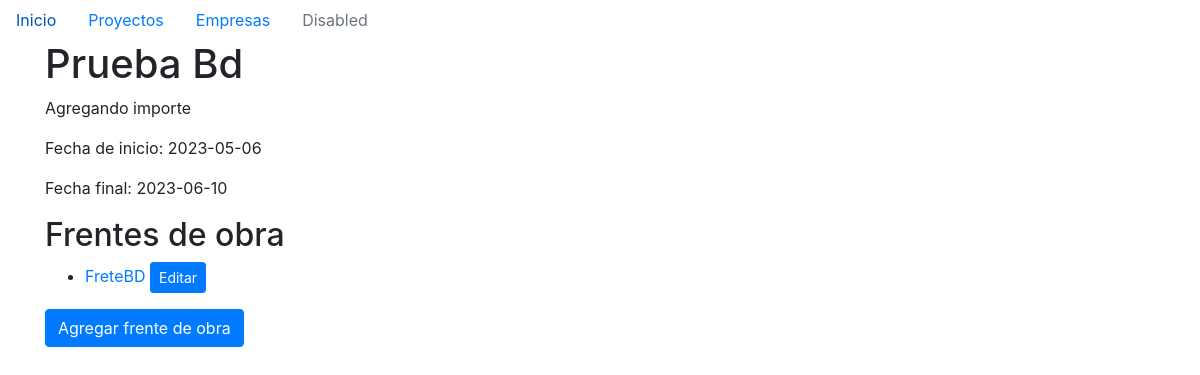
The page /proyecto/detalles/1 on the database its author committed.
### models/proyecto.py (models this page shows)
class Proyecto(db.Model):
    id = db.Column(db.Integer, primary_key= True, autoincrement=True)
    nombre = db.Column(db.String(100), nullable=False, unique=True)
    descripcion = db.Column(db.String(200))
    fecha_inicio = db.Column(db.Date, nullable=False)
    fecha_final = db.Column(db.Date, nullable=False)

### models/frente.py (models this page shows)
class Frente(db.Model):
    id = db.Column(db.Integer, primary_key=True)
    nombre = db.Column(db.String(100), nullable=False)
    descripcion = db.Column(db.String(200), nullable=False)
    fecha_inicio = db.Column(db.Date, nullable=False)
    no_contrato = db.Column(db.String(50), nullable=False)
    fecha_final = db.Column(db.Date, nullable=False)
    proyecto_id = db.Column(db.Integer, db.ForeignKey('proyecto.id'), nullable=False)
    proyecto = db.relationship('Proyecto', backref=db.backref('frentes', lazy=True))
    catalogos_relacionados = db.relationship('Catalogo', backref='frente', lazy=True)

### main.py (the view)
@app.route('/proyecto/detalles/<int:id>')
def detalles_proyecto(id):
    proyecto = Proyecto.query.get(id)
    frentes = Frente.query.filter_by(proyecto_id=proyecto.id).all()
    return render_template('detalle_proyecto.html', proyecto=proyecto, frentes=frentes)

### templates/detalle_proyecto.html (shortened to what this page needs)
{% extends 'base.html' %}
{% block content %}
<h1>{{ proyecto.nombre }}</h1>
<p>{{ proyecto.descripcion }}</p>
<p>Fecha de inicio: {{ proyecto.fecha_inicio }}</p>
<p>Fecha final: {{ proyecto.fecha_final }}</p>
<h2>Frentes de obra</h2>
<ul>
  {% for frente in proyecto.frentes %}
  <li>
    <a href="/proyecto/detalles/{{ proyecto.id}}/frente/{{ frente.id}}">{{ frente.nombre }}</a>
    <a href="/proyecto/{{ proyecto.id }}/frente/{{ frente.id}}/editar" class="btn btn-primary btn-sm">Editar</a>
  </li>
  {% endfor %}
</ul>
<a href="/registro/frentes" class="btn btn-primary">Agregar frente de obra</a>
{% endblock %}

### rows shown on the page
Proyecto: nombre "Prueba Bd", descripcion "Agregando importe", fecha_inicio "2023-05-06", fecha_final "2023-06-10"
Frente: nombre "FreteBD"
